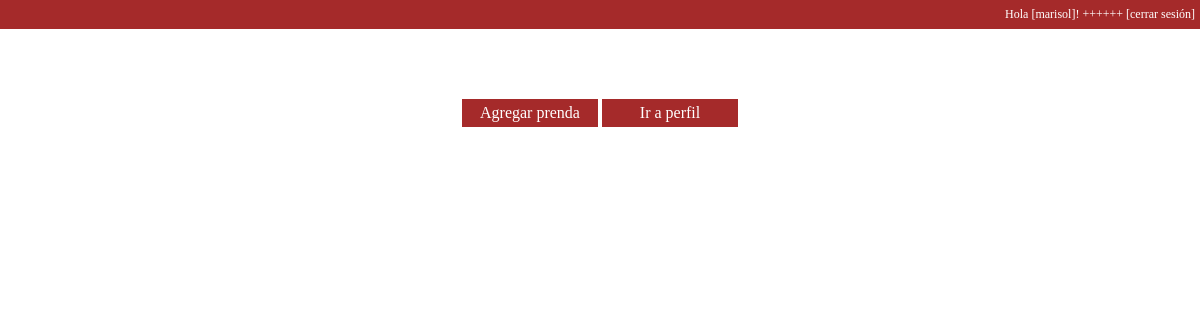
The page /placard (signed in) on the database as committed earlier.
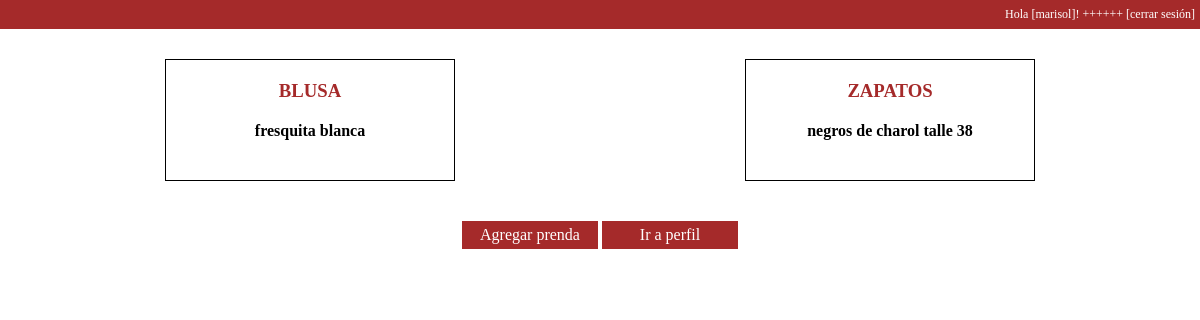
The same page on the database as committed later.
### items/models.py (models this page shows)
class Item(models.Model):
    user        = models.ForeignKey(User, on_delete=models.CASCADE)
    title       = models.CharField(max_length=80)
    description = models.TextField(blank=True, null=True)

### items/views.py (the view)
# urls.py: path('placard', item_all, name='all'),
@login_required(login_url='login')
def item_all(request):
    queryset = Item.objects.filter(user=request.user)
    context = {
        'object_list' : queryset
    }
    return render(request, "placard.html", context)

### items/templates/placard.html (shortened to what this page needs)
{% extends 'base.html' %}
{% block content %}
    {% include 'includes/navbar.html' %}
    <main>
        <div class="prendas">
            {% for item in object_list %}
                <div class="prenda-box">
                    <a class="prenda-title" href="{% url 'item-detail' pk=item.id %}"><h3>{{item.title}}</h3></a>
                    <h4>{{item.description}}</h4>
                </div>
            {% endfor %}
        </div>
        <div class="buttons center">
            <a class="btn" href="{% url 'create' %}">Agregar prenda</a>
            <a class="btn" href="{% url 'profile' %}">Ir a perfil</a>
        </div>
    </main>
{% endblock %}

### pages/templates/base.html (shortened to what this page needs)
<!DOCTYPE html>
{% load static %}
<html>
<head>
    <link rel="stylesheet" type="text/css" href="{% static 'css/styles.css' %}">
</head>
<body>
    {% block content %}
    {% endblock %}
</body>
</html>

### pages/templates/includes/navbar.html
<nav>
    <span class="nav">Hola <a class="nav" href="{% url 'profile' %}">[{{request.user}}]</a>!</span>
    <span class="nav">++++++<span>
    <span class="nav"><a class="nav" href="{% url 'logout' %}">[cerrar sesión]</a></span>
</nav>

### pages/static/css/styles.css (style rules this page uses)
* { margin: 0; }
nav { background-color: brown; color: white; font-size: 0.75rem; padding: 7px 5px 7px 0px; text-align: right; }
a.nav { color: white; text-decoration: none; }
h1,h2,h3,h4,h5,h6 { margin-bottom: 20px; }
.prenda-title { text-decoration: none; text-transform: uppercase; color: brown; }
main { margin: 30px 20px 0px 20px; }
.btn { background-color: brown; color: white; text-decoration: none; padding: 5px 10px; border: none; display: inline-block; text-align: center; width: 10%; }
div.prenda-box { box-sizing: border-box; border: 1px solid black; width: 25%; padding: 20px; text-align: center; }
div.prendas { display: flex; justify-content: space-around; padding-bottom: 20px; }
div.buttons { margin-top: 20px; }
.center { text-align: center; }

Rows that differ between the two databases and show on the page:
added Item: title "BLUSA", description "fresquita blanca"
added Item: title "ZAPATOS", description "negros de charol talle 38"
